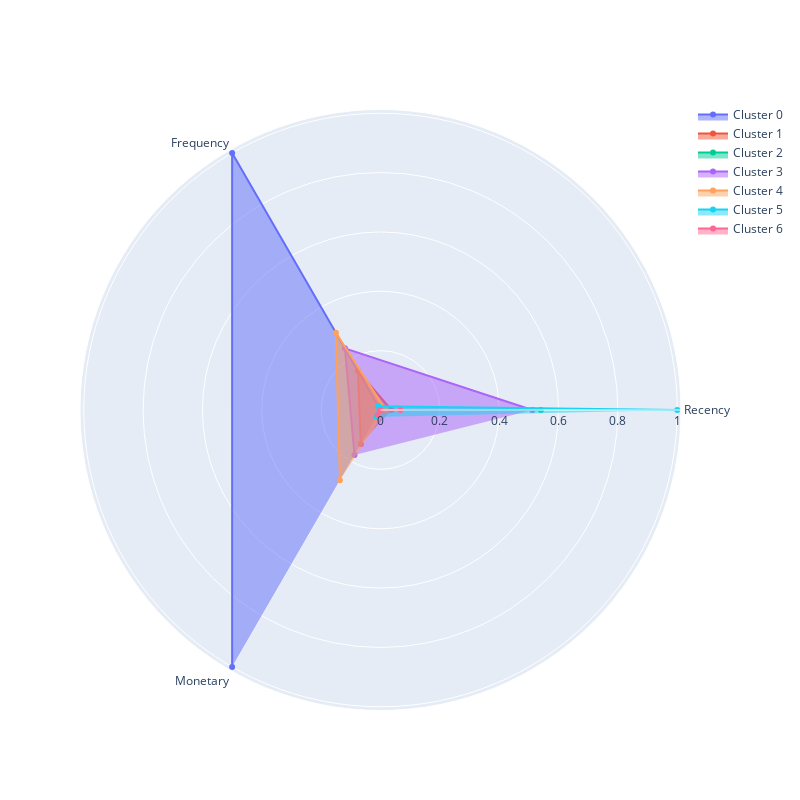

Notebook code for this chart:
### Markdown cell above
### Задание 6.7
Визуализируйте профили кластеров в виде полярной диаграммы на основе средних RFM-характеристик, вычисленных для каждого кластера.

Проанализируйте кластеры и на основе анализа сопоставьте номер кластера и его описание.

* Кластер соответствует «лояльным» клиентам, которые приносят наибольший доход, совершают покупки чаще всего, а давность их последней покупки наименьшая.
* Кластер соответствует «перспективным» клиентам, которые являются активными покупателями, но покупают не так часто и не так много, как лояльные клиенты.
* Кластер соответствует «подвисшим» клиентам, которые относительно недавно сделали несколько заказов на небольшие суммы. Потенциально эти клиенты могут быть переведены в кластер «перспективных».
* Кластер соответствует клиентам «в зоне риска», которые несколько раз покупали товары на небольшие суммы, однако их последняя покупка была совершена более пяти месяцев назад.
* Кластер соответствует клиентам-«новичкам», которые относительно недавно сделали один заказ на небольшую сумму. 
* Кластер соответствует «спящим» или «почти потерянным» клиентам, которые сделали один заказ на маленькую сумму более семи месяцев назад и больше не возвращались.
* Кластер соответствует «потерянным» клиентам, которые купили меньше всего товара, и их последняя покупка была совершена около года назад.

### Code cell
plot_cluster_profile(rfm_table_cleaned_group, 7)

### Figure 1 — Plotly figure (JSON) as saved in the notebook; plotly's stock layout.template omitted (floating-point values rounded to 4 significant figures)
{"data": [{"fill": "toself", "name": "Cluster 0", "r": [0, 1, 1], "theta": ["Recency", "Frequency", "Monetary"], "type": "scatterpolar"}, {"fill": "toself", "name": "Cluster 1", "r": [0.03654, 0.1519, 0.1326], "theta": ["Recency", "Frequency", "Monetary"], "type": "scatterpolar"}, {"fill": "toself", "name": "Cluster 2", "r": [0.5405, 0, 0], "theta": ["Recency", "Frequency", "Monetary"], "type": "scatterpolar"}, {"fill": "toself", "name": "Cluster 3", "r": [0.5118, 0.24, 0.1753], "theta": ["Recency", "Frequency", "Monetary"], "type": "scatterpolar"}, {"fill": "toself", "name": "Cluster 4", "r": [0.01775, 0.3007, 0.2734], "theta": ["Recency", "Frequency", "Monetary"], "type": "scatterpolar"}, {"fill": "toself", "name": "Cluster 5", "r": [1.0, 0.01411, 0.0272], "theta": ["Recency", "Frequency", "Monetary"], "type": "scatterpolar"}, {"fill": "toself", "name": "Cluster 6", "r": [0.06723, 0, 0.02014], "theta": ["Recency", "Frequency", "Monetary"], "type": "scatterpolar"}], "layout": {"autosize": false, "height": 800, "showlegend": true, "width": 800}}
